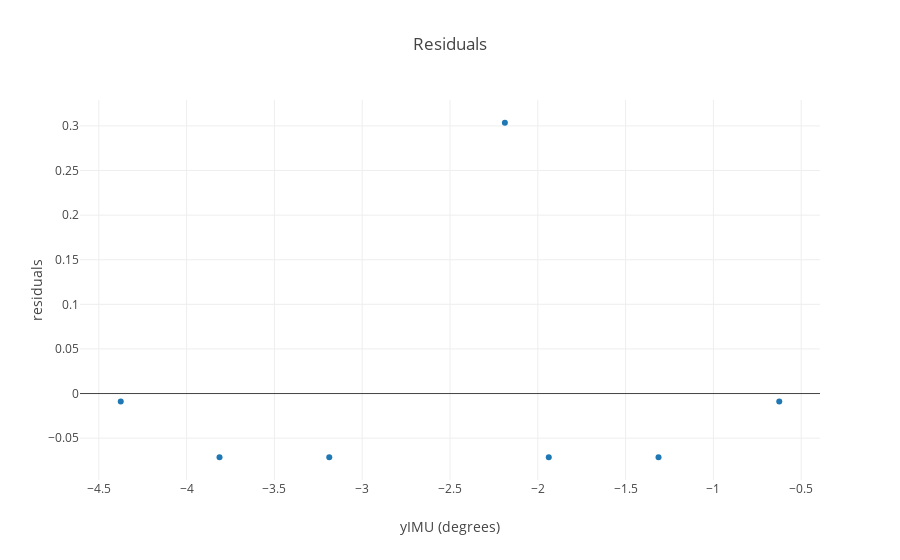

The notebook cell saved with this chart:
### Code cell
resid = yIMU - yPred
layout = go.Layout(
    title='Force vs Degrees of Deflection',
    yaxis=dict(title='degrees'),
    xaxis=dict(title='Force (in grams)'),
    legend=dict(x=.1, y=-.5) )
traceResid = go.Scatter( x = yIMU, y = resid, mode = 'markers',
    name = 'resid' )
data = [traceResid]
layout = go.Layout(
    title='Residuals',
    yaxis=dict(title='residuals'),
    xaxis=dict(title='yIMU (degrees)'),
    legend=dict(x=.1, y=-.5) )

fig = go.Figure(data=data, layout=layout)
po.iplot(fig)

### Figure 1 — Plotly figure (JSON) as saved in the notebook; plotly's stock layout.template omitted (floating-point values rounded to 4 significant figures)
{"data": [{"mode": "markers", "name": "resid", "type": "scatter", "x": [-0.625, -1.312, -1.938, -2.188, -3.188, -3.812, -4.375], "y": [-0.008929, -0.07143, -0.07143, 0.3036, -0.07143, -0.07143, -0.008929]}], "layout": {"legend": {"x": 0.1, "y": -0.5}, "title": "Residuals", "xaxis": {"title": "yIMU (degrees)"}, "yaxis": {"title": "residuals"}}}
